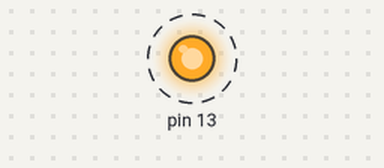
A sketch run on a simulated Arduino Uno, built with avr-gcc and run on an emulated ATmega328P. Parts: output pins drawn as LEDs (lit = HIGH). Dashed ring = blinking. What the sketch prints to the serial monitor is not drawn.

Above: at 0.05 s.
Timing chart, 0 to 3.0 s (numbered marks = the images above):
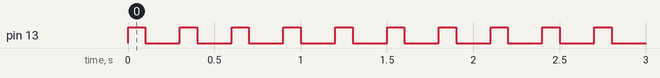

The sketch:

sketch_apr01a.ino
```cpp
#include <Arduino.h>

int i=0;

void setup()
{

  Serial.begin(57600);
  pinMode(13,OUTPUT);

}

void loop() {

  i++;
  Serial.write(i);
  digitalWrite(13, HIGH);
  delay(100);
  digitalWrite(13,LOW);
  delay(200);

}
```

Measured:
- by itself, pin 13: alternates HIGH for 0.10 s and LOW for 0.20 s
